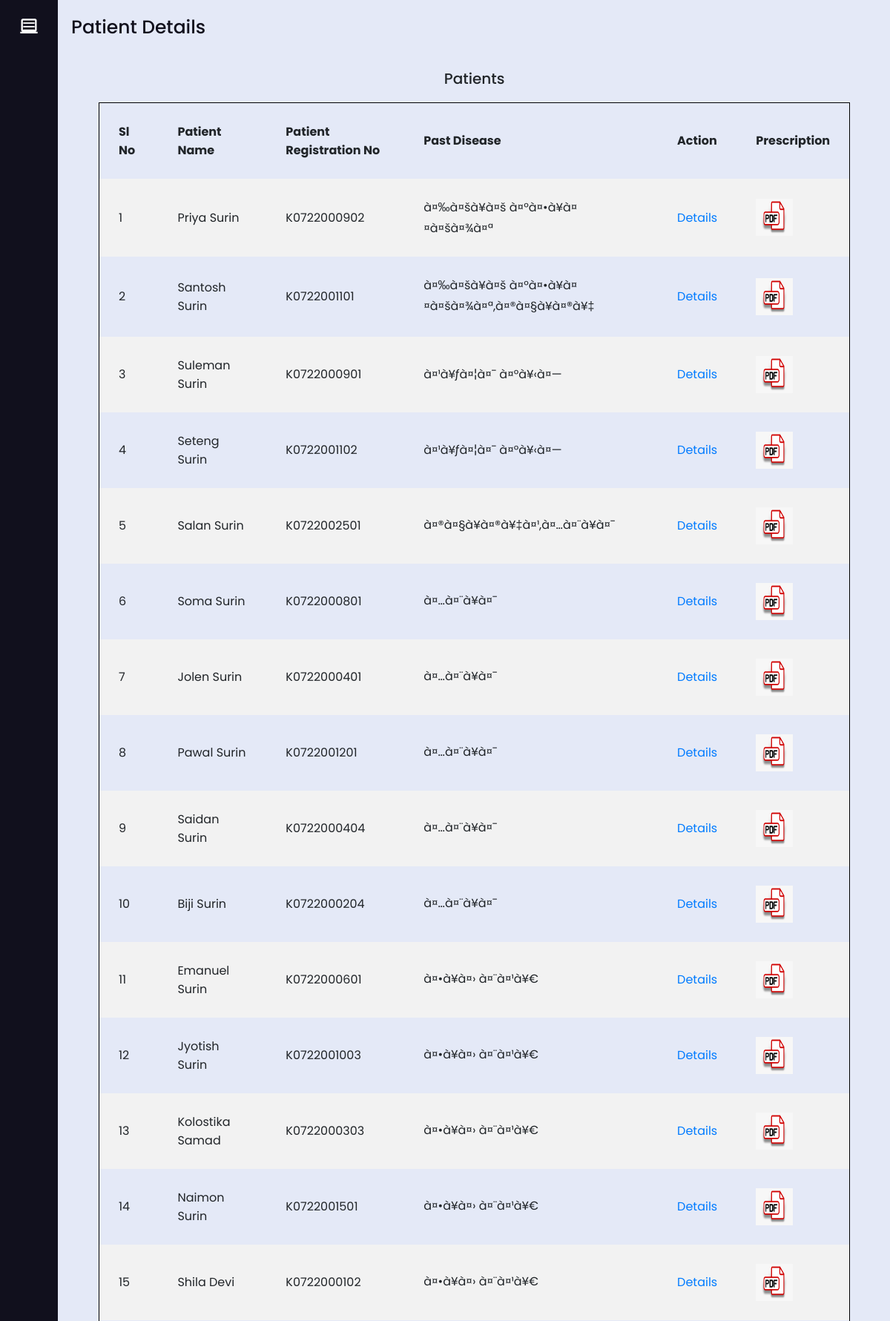
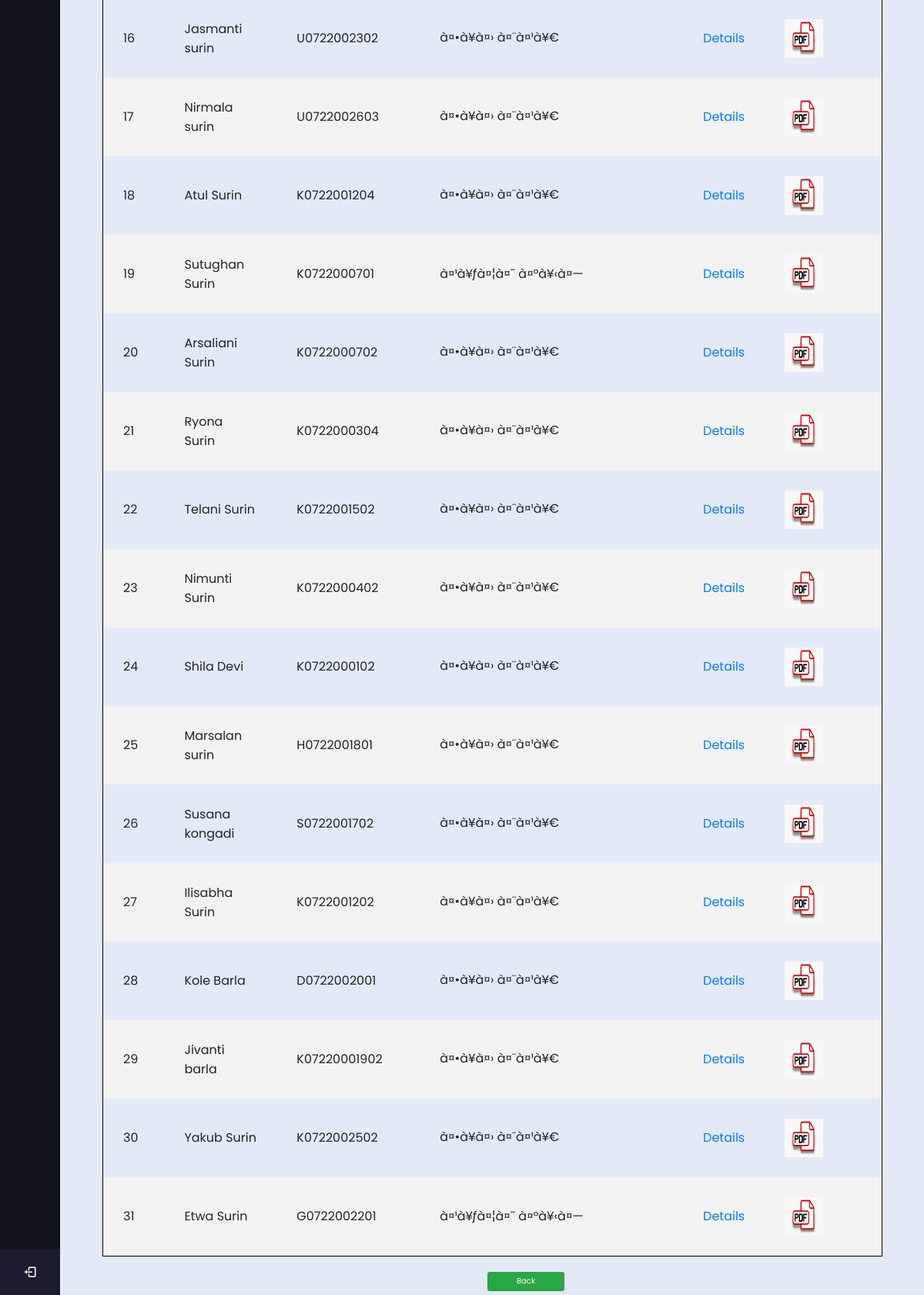
The app's page /total_pat.php with its own data (2 pictures, top to bottom).
### tables this page shows
CREATE TABLE `patient_registration` (
  `ID` int(100) NOT NULL,
  `Date_of_Enrollment` date NOT NULL,
  `name` varchar(50) NOT NULL,
  `per_reg` varchar(100) NOT NULL,
  `pat_ticket_id` varchar(50) NOT NULL,
  `rel_cwe` varchar(50) NOT NULL,
  `gender` varchar(50) NOT NULL,
  `dob` date NOT NULL,
  `edu` varchar(50) NOT NULL,
  `prof` varchar(50) NOT NULL,
  `mar_stat` varchar(50) NOT NULL,
  `height` varchar(50) NOT NULL,
  `weight` varchar(50) NOT NULL,
  `temp` varchar(50) NOT NULL,
  `pulse` varchar(50) NOT NULL,
  `s_bp` varchar(50) NOT NULL,
  `d_bp` varchar(50) NOT NULL,
  `spo2` varchar(50) NOT NULL,
  `diab` varchar(50) NOT NULL,
  `asthma` varchar(50) NOT NULL,
  `smoke` varchar(50) NOT NULL,
  `drink` varchar(50) NOT NULL,
  `f_ill` varchar(50) NOT NULL,
  `Other` varchar(100) NOT NULL,
  `pm_his` varchar(50) NOT NULL,
  `Other_pm` varchar(100) NOT NULL,
  `ad_hos` varchar(50) NOT NULL,
  `pat_con` varchar(50) NOT NULL,
  `accident` varchar(50) NOT NULL,
  `med` varchar(50) NOT NULL,
  `ch_no` varchar(50) NOT NULL,
  `del_no` varchar(50) NOT NULL,
  `delivery` varchar(50) NOT NULL,
  `others` varchar(50) NOT NULL,
  `Family_Registration_No` varchar(50) NOT NULL,
  `mob_no` bigint(10) NOT NULL
);

### total_pat.php (the view, shortened to what this page needs)
<?php
    $conn = mysqli_connect("localhost", "arp7029", "790Aa@790", "doc_patient");
    $q1 = "SELECT * FROM `patient_registration`";
    $e1 = mysqli_query($conn, $q1);
?>
<!DOCTYPE html>
<html lang="en" dir="ltr">
<head>
    <link rel="stylesheet" href="style1.css">
    <link href='https://unpkg.com/boxicons@2.0.7/css/boxicons.min.css' rel='stylesheet'>
    <link rel="stylesheet" href="https://cdnjs.cloudflare.com/ajax/libs/font-awesome/4.7.0/css/font-awesome.min.css">
    <link rel="stylesheet" href="https://stackpath.bootstrapcdn.com/bootstrap/4.3.1/css/bootstrap.min.css">
</head>
<body>
    <div class="sidebar">
        <div class="logo-details">
            <a href="Volunteer/index.php"><i class='bx bx-laptop'></i></a>
            <i class='bx bx-menu' id="btn"></i>
        </div>
                     <li class="profile">
                <a href="TELMEDLogin.php"><i class="bx bx-log-out" id="log_out"></i> </a>
            </li>
    </div>
    <section class="home-section">
        <div class="text">Patient Details</div>
        <div><br>
            <div class="row">
                <div class="column">
                    <table>
                        <h2 style="text-align: center;">Patients</h2><br>
                        <tr>
                            <th>Sl No</th>
                            <th>Patient Name</th>
                            <th>Patient Registration No</th>
                            <th>Past Disease</th>
                            <th>Action</th>
                            <th>Prescription</th>
                        </tr>
                        <?php $num = 1;  ?>
                        <?php $arr_ind = 0;  ?>
                        <?php while ($r = mysqli_fetch_array($e1)) {
                        ?>
                            <tr><?php $arr_ind++; ?>
                                <td><?php echo $num++ ?></td>
                                <td><?php echo $r['name'] ?></td>
                                <td><?php echo $r['per_reg'] ?></td>
                                <td><?php echo $r['pm_his'] ?></td>
                                <td><a href="details_pat.php?x=<?php echo $r['per_reg']; ?>">Details</a></td>
                                <td><a href="PRESCRIPTION2.php?x=<?php echo $r['name']; ?>"><img src="pdf.png" width = 50px height = 50px></a></td>
                            </tr>
                        <?php
                        }
                        ?>
                    </table>
                    <?php date_default_timezone_set('Asia/Kolkata');
                    $st_date = date('Y-m-d'); ?>
                    <button type="submit" id="but1" style="height:20px;padding-bottom:2rem;width:100px;margin-top:2rem;margin-left: 50rem;" class="btn-wide btn btn-success"><a style="color: white;" href="DASHBOARD.php?from=<?php echo $st_date ?>&to=<?php echo $st_date ?>">Back</a></button>
                </div>
    </section>
</body>
</html>

### style1.css (style rules this page uses)
* { margin: 0; padding: 0; box-sizing: border-box; font-family: "Poppins" , sans-serif; }
html { font-size: 62.5%; }
.sidebar { position: fixed; left: 0; top: 0; height: 100%; width: 7.8rem; background: #11101D; padding: .6rem 1.4rem; z-index: 99; transition: all 0.5s ease; }
.sidebar .logo-details { height: 6rem; display: flex; align-items: center; position: relative; }
.sidebar .logo-details #btn { position: absolute; top: 50%; right: 0; transform: translateY(-50%); font-size: 2.2rem; transition: all 0.4s ease; font-size: 2.3rem; text-align: center; cursor: pointer; transition: all 0.5s ease; }
.sidebar i { color: #fff; height: 6rem; min-width: 5rem; font-size: 2.8rem; text-align: center; line-height: 6rem; }
.sidebar li { position: relative; margin: .8rem 0; list-style: none; }
.sidebar li a { display: flex; height: 100%; width: 100%; border-radius: 1.2rem; align-items: center; text-decoration: none; transition: all 0.4s ease; background: #11101D; }
.sidebar li i { height: 5rem; line-height: 5rem; font-size: 1.8rem; border-radius: 1.2rem; }
.sidebar li.profile { position: fixed; height: 6rem; width: 7.8rem; left: 0; bottom: -.8rem; padding: 1rem 1.4rem; background: #1d1b31; transition: all 0.5s ease; overflow: hidden; }
.sidebar .profile #log_out { position: absolute; top: 50%; right: 0; transform: translateY(-50%); background: #1d1b31; width: 100%; height: 6rem; line-height: 6rem; border-radius: 0px; transition: all 0.5s ease; }
.home-section { position: relative; background: #E4E9F7; min-height: 100vh; top: 0; left: 7.8rem; width: calc(100% - 7.8rem); transition: all 0.5s ease; z-index: 2; }
.home-section .text { display: inline-block; color: #11101d; font-size: 2.5rem; font-weight: 500; margin: 1.8rem }
td { padding-right: 1rem; margin-top: 1.5rem; padding-top: 1rem; }

### total_pat.php (style rules this page uses)
:root { --calendar-bg-color: #262829; --calendar-font-color: #FFF; --weekdays-border-bottom-color: #404040; --calendar-date-hover-color: #505050; --calendar-current-date-color: #1b1f21; --calendar-today-color: linear-gradient(to bottom, #03a9f4, #2196f3); --calendar-today-innerborder-color: transparent; --calendar-nextprev-bg-color: transparent; --next-prev-arrow-color: #FFF; --calendar-border-radius: 16px; --calendar-prevnext-date-color: #484848 }
* { padding: 0; margin: 0; }
* { box-sizing: border-box; }
.row { margin-left: 50px; margin-right: -5px; }
.column { float: left; width: 95%; padding: 5px; }
.row::after { content: ""; clear: both; display: table; }
table { border-collapse: collapse; border-spacing: 0; width: 100%; border: 1px solid black; }
th, td { text-align: left; padding: 26px; }
tr:nth-child(even) { background-color: #f2f2f2; }

### records on screen
patient_registration: name "Priya Surin", per_reg "K0722000902", pm_his "à¤‰à¤šà¥à¤š à¤°à¤•à¥à¤¤à¤šà¤¾à¤ª"
patient_registration: name "Santosh Surin", per_reg "K0722001101", pm_his "à¤‰à¤šà¥à¤š à¤°à¤•à¥à¤¤à¤šà¤¾à¤ª,à¤®à¤§à¥à¤®à¥‡"
patient_registration: name "Suleman Surin", per_reg "K0722000901", pm_his "à¤¹à¥ƒà¤¦à¤¯ à¤°à¥‹à¤—"
patient_registration: name "Seteng Surin", per_reg "K0722001102", pm_his "à¤¹à¥ƒà¤¦à¤¯ à¤°à¥‹à¤—"
patient_registration: name "Salan Surin", per_reg "K0722002501", pm_his "à¤®à¤§à¥à¤®à¥‡à¤¹,à¤…à¤¨à¥à¤¯"
patient_registration: name "Soma Surin", per_reg "K0722000801", pm_his "à¤…à¤¨à¥à¤¯"
patient_registration: name "Jolen Surin", per_reg "K0722000401", pm_his "à¤…à¤¨à¥à¤¯"
patient_registration: name "Pawal Surin", per_reg "K0722001201", pm_his "à¤…à¤¨à¥à¤¯"
patient_registration: name "Saidan Surin", per_reg "K0722000404", pm_his "à¤…à¤¨à¥à¤¯"
patient_registration: name "Biji Surin", per_reg "K0722000204", pm_his "à¤…à¤¨à¥à¤¯"
patient_registration: name "Emanuel Surin", per_reg "K0722000601", pm_his "à¤•à¥à¤› à¤¨à¤¹à¥€"
patient_registration: name "Jyotish Surin", per_reg "K0722001003", pm_his "à¤•à¥à¤› à¤¨à¤¹à¥€"
patient_registration: name "Kolostika Samad", per_reg "K0722000303", pm_his "à¤•à¥à¤› à¤¨à¤¹à¥€"
patient_registration: name "Naimon Surin", per_reg "K0722001501", pm_his "à¤•à¥à¤› à¤¨à¤¹à¥€"
patient_registration: name "Shila Devi", per_reg "K0722000102", pm_his "à¤•à¥à¤› à¤¨à¤¹à¥€"
patient_registration: name "Jasmanti surin", per_reg "U0722002302", pm_his "à¤•à¥à¤› à¤¨à¤¹à¥€"
patient_registration: name "Nirmala surin", per_reg "U0722002603", pm_his "à¤•à¥à¤› à¤¨à¤¹à¥€"
patient_registration: name "Atul Surin", per_reg "K0722001204", pm_his "à¤•à¥à¤› à¤¨à¤¹à¥€"
patient_registration: name "Sutughan Surin", per_reg "K0722000701", pm_his "à¤¹à¥ƒà¤¦à¤¯ à¤°à¥‹à¤—"
patient_registration: name "Arsaliani Surin", per_reg "K0722000702", pm_his "à¤•à¥à¤› à¤¨à¤¹à¥€"
patient_registration: name "Ryona Surin", per_reg "K0722000304", pm_his "à¤•à¥à¤› à¤¨à¤¹à¥€"
patient_registration: name "Telani Surin", per_reg "K0722001502", pm_his "à¤•à¥à¤› à¤¨à¤¹à¥€"
patient_registration: name "Nimunti Surin", per_reg "K0722000402", pm_his "à¤•à¥à¤› à¤¨à¤¹à¥€"
patient_registration: name "Shila Devi", per_reg "K0722000102", pm_his "à¤•à¥à¤› à¤¨à¤¹à¥€"
patient_registration: name "Marsalan surin", per_reg "H0722001801", pm_his "à¤•à¥à¤› à¤¨à¤¹à¥€"
patient_registration: name "Susana kongadi", per_reg "S0722001702", pm_his "à¤•à¥à¤› à¤¨à¤¹à¥€"
patient_registration: name "Ilisabha Surin", per_reg "K0722001202", pm_his "à¤•à¥à¤› à¤¨à¤¹à¥€"
patient_registration: name "Kole Barla", per_reg "D0722002001", pm_his "à¤•à¥à¤› à¤¨à¤¹à¥€"
patient_registration: name "Jivanti barla", per_reg "K07220001902", pm_his "à¤•à¥à¤› à¤¨à¤¹à¥€"
patient_registration: name "Yakub Surin", per_reg "K0722002502", pm_his "à¤•à¥à¤› à¤¨à¤¹à¥€"
patient_registration: name "Etwa Surin", per_reg "G0722002201", pm_his "à¤¹à¥ƒà¤¦à¤¯ à¤°à¥‹à¤—"
